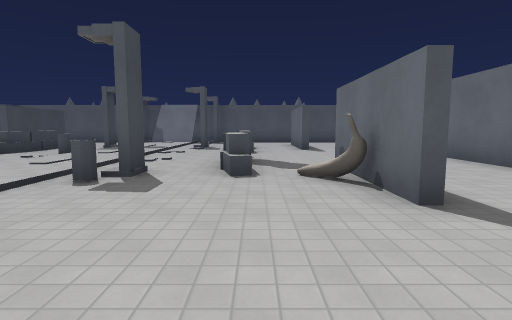
view 1 (above)

16 first-person views from a walk through a level from a Godot 3-D game. The camera is 1.5 m above the floor, tilts 6° down and sees 80° across. The floor is counted in squares, 2 m on a side. Each view is taken from the middle of a square. On the plan, view 1 faces up. The plan holds only what a view shows up to about 10 squares ahead; the rest is blank. The place goes on beyond the plan. Surface patterns are stand-ins for the level's own textures.

view 2
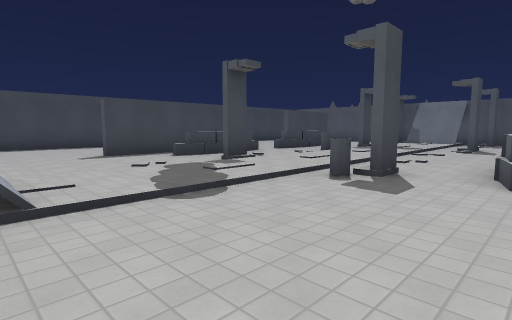

view 3
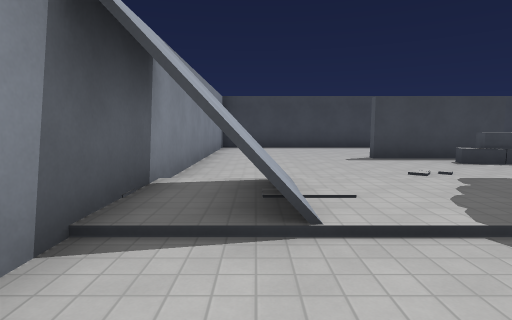

view 4
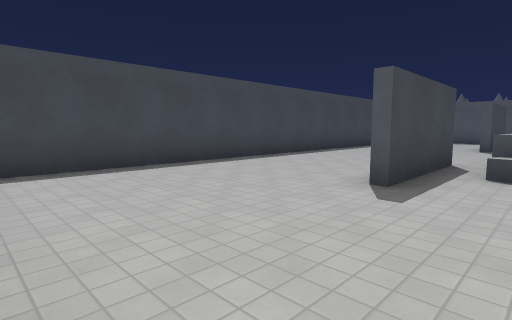

view 5
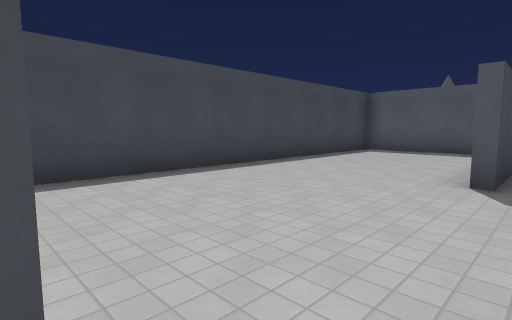

view 6
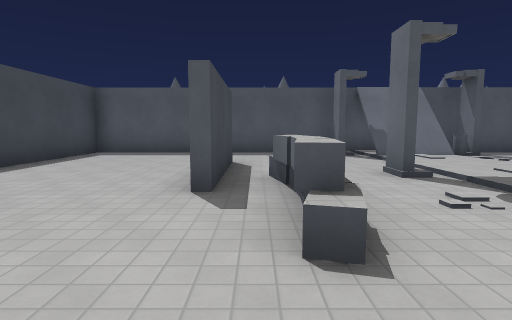

view 7
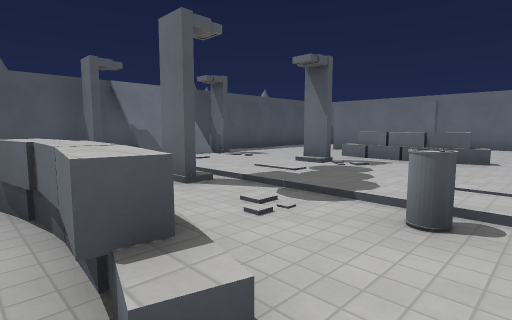

view 8
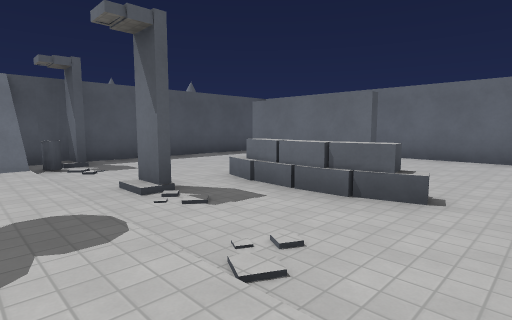

view 9
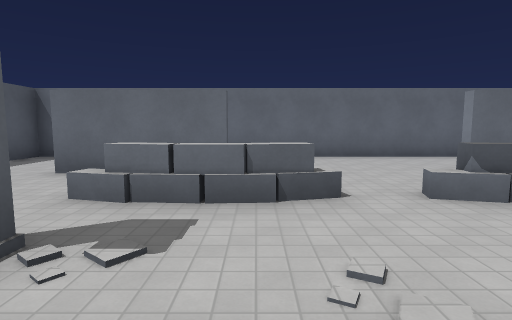

view 10
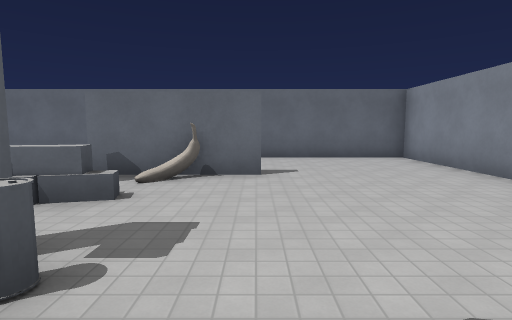

view 11
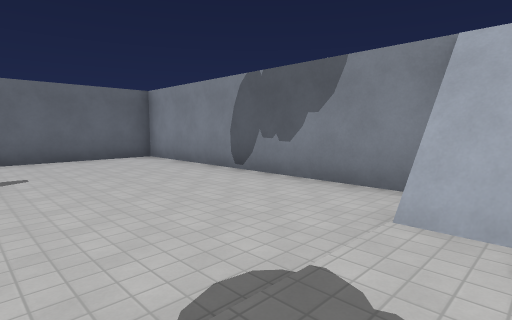

view 12
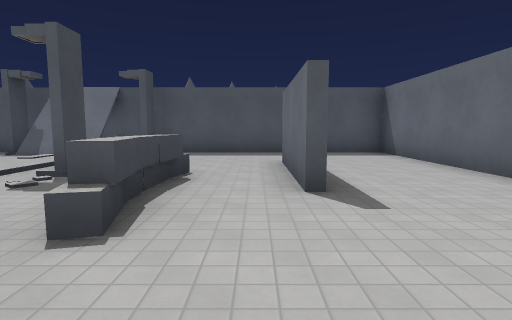

view 13
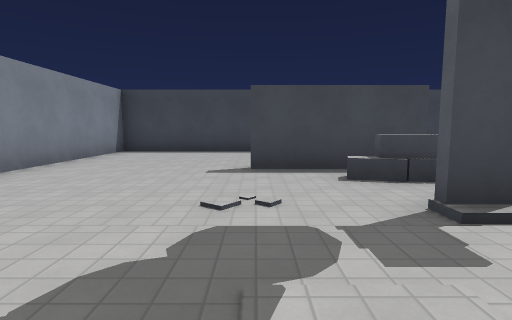

view 14
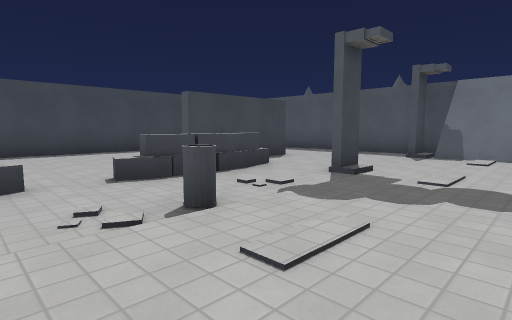

view 15
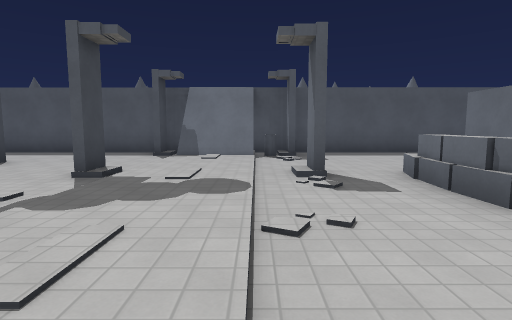

view 16
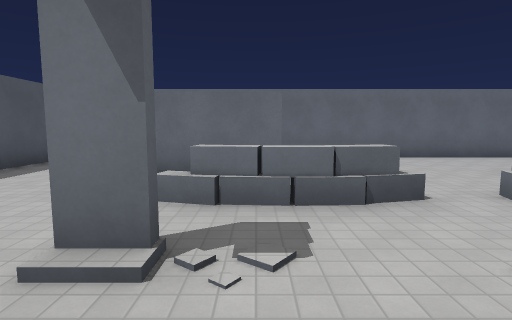

### Floor plan
Key: @ floor where view 1 was taken; # wall or solid block; . main floor; : floor 0.25 m higher than the main floor; / step, stairs or slope; = window, fence, low wall or low ledge; ^ raised ledge; B banana.
Columns run from 13 left of view 1 to 5 right of it. Each row starts with its distance up from view 1.
 17 ########   ########
 16 #......#####......#
 15 #....../###/......#
 14 #......./:/.......#
 13 #...#.../:/....#..#
 12 #...#..#/:/#.^.#..#
 11 #...#.^./:/..^.#..#
 10 #.....^./:/..^....#
  9 #.....=./:/.......#
  8 #......./:/.......#
  7 #.....=./:/..^....#
  6 #...#.^./:/..^.#..#
  5 #...#.^//:/#.^.#..#
  4 #...#.../:/...B#..#
  3 #...#.../:/....#..#
  2 #......./:/.......#
  1 #......./:/.......#
  0 #......./#/..@....#
 -1 #......./:/.......#
 -2 ###################

Positions as (right, up) in squares from view 1, and headings:
1: (0, 0), facing up
2: (0, 0), facing up-left
3: (-1, 0), facing left
4: (-7, -1), facing up-left
5: (-8, 6), facing up-left
6: (-8, 7), facing up
7: (-8, 8), facing up-right
8: (-4, 8), facing up-right
9: (-4, 10), facing right
10: (-4, 3), facing right
11: (-4, 3), facing down-right
12: (1, 7), facing up
13: (-3, 3), facing left
14: (-3, 7), facing up-left
15: (-3, 7), facing up
16: (-4, 11), facing right
